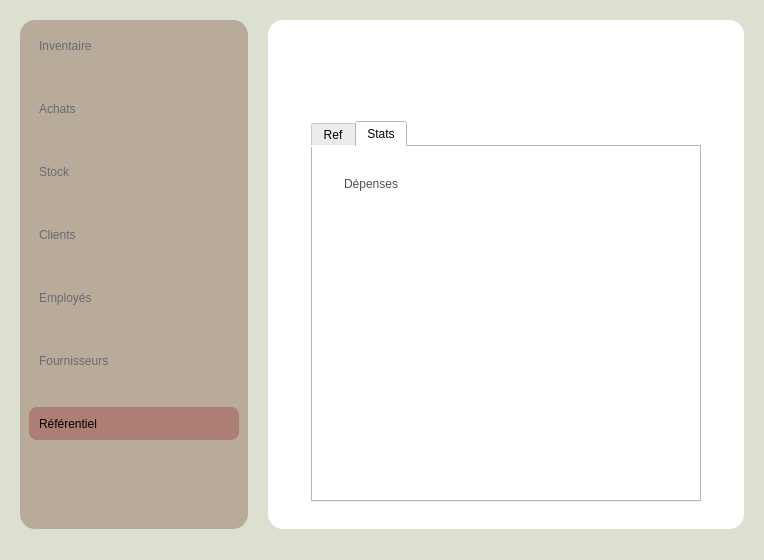
<?xml version="1.0" encoding="UTF-8"?>
<ui version="4.0">
 <class>MainWindow</class>
 <widget class="QMainWindow" name="MainWindow">
  <property name="geometry">
   <rect>
    <x>0</x>
    <y>0</y>
    <width>764</width>
    <height>560</height>
   </rect>
  </property>
  <property name="windowTitle">
   <string>MainWindow</string>
  </property>
  <property name="styleSheet">
   <string notr="true">background-color: rgb(219, 224, 208);</string>
  </property>
  <widget class="QWidget" name="centralwidget">
   <layout class="QHBoxLayout" name="horizontalLayout_8">
    <property name="spacing">
     <number>20</number>
    </property>
    <property name="leftMargin">
     <number>20</number>
    </property>
    <property name="topMargin">
     <number>20</number>
    </property>
    <property name="rightMargin">
     <number>20</number>
    </property>
    <item>
     <widget class="QWidget" name="menu_widget_6" native="true">
      <property name="maximumSize">
       <size>
        <width>1000</width>
        <height>16777215</height>
       </size>
      </property>
      <property name="styleSheet">
       <string notr="true">QWidget{
	
	
	background-color: rgb(185, 171, 154);
width:200px;
border-radius:15px;
}

QPushButton{
font: 63 12pt &quot;Bahnschrift SemiBold&quot;;
border:none;
text-align:left;
color: rgb(101, 107, 117);
height:33px;
padding-left:10px;

}
QPushButton:hover{
border-radius:5px;

	
	background-color: rgb(236, 218, 197);
}
QPushButton:pressed{
	
	color: rgb(0, 0, 0);
	border:2px solid;
	border-color: rgb(0, 0, 0);


}
</string>
      </property>
      <layout class="QVBoxLayout" name="verticalLayout_2">
       <property name="rightMargin">
        <number>9</number>
       </property>
       <item>
        <layout class="QVBoxLayout" name="verticalLayout">
         <property name="spacing">
          <number>30</number>
         </property>
         <item>
          <widget class="QPushButton" name="inventaire_btn">
           <property name="text">
            <string>Inventaire</string>
           </property>
           <property name="icon">
            <iconset>
             <normaloff>../IMAGES/icones/tirelire.png</normaloff>../IMAGES/icones/tirelire.png</iconset>
           </property>
           <property name="iconSize">
            <size>
             <width>19</width>
             <height>19</height>
            </size>
           </property>
           <property name="checkable">
            <bool>false</bool>
           </property>
           <property name="checked">
            <bool>false</bool>
           </property>
           <property name="autoRepeat">
            <bool>false</bool>
           </property>
           <property name="autoExclusive">
            <bool>false</bool>
           </property>
          </widget>
         </item>
         <item>
          <widget class="QPushButton" name="achats_btn">
           <property name="text">
            <string>Achats</string>
           </property>
           <property name="icon">
            <iconset>
             <normaloff>../IMAGES/icones/panier.png</normaloff>../IMAGES/icones/panier.png</iconset>
           </property>
           <property name="iconSize">
            <size>
             <width>19</width>
             <height>19</height>
            </size>
           </property>
          </widget>
         </item>
         <item>
          <widget class="QPushButton" name="stock_btn">
           <property name="text">
            <string>Stock</string>
           </property>
           <property name="icon">
            <iconset>
             <normaloff>../IMAGES/icones/boutique.png</normaloff>../IMAGES/icones/boutique.png</iconset>
           </property>
           <property name="iconSize">
            <size>
             <width>19</width>
             <height>19</height>
            </size>
           </property>
          </widget>
         </item>
         <item>
          <widget class="QPushButton" name="client_btn">
           <property name="text">
            <string>Clients</string>
           </property>
           <property name="icon">
            <iconset>
             <normaloff>../IMAGES/icones/utilisateurs-alt.png</normaloff>../IMAGES/icones/utilisateurs-alt.png</iconset>
           </property>
           <property name="iconSize">
            <size>
             <width>19</width>
             <height>19</height>
            </size>
           </property>
          </widget>
         </item>
         <item>
          <widget class="QPushButton" name="employee_btn">
           <property name="text">
            <string>Employés</string>
           </property>
           <property name="icon">
            <iconset>
             <normaloff>../IMAGES/icones/mallette.png</normaloff>../IMAGES/icones/mallette.png</iconset>
           </property>
           <property name="iconSize">
            <size>
             <width>19</width>
             <height>19</height>
            </size>
           </property>
          </widget>
         </item>
         <item>
          <widget class="QPushButton" name="fournisseurs_btn">
           <property name="text">
            <string>Fournisseurs</string>
           </property>
           <property name="icon">
            <iconset>
             <normaloff>../IMAGES/icones/cote-camion.png</normaloff>../IMAGES/icones/cote-camion.png</iconset>
           </property>
           <property name="iconSize">
            <size>
             <width>19</width>
             <height>19</height>
            </size>
           </property>
          </widget>
         </item>
         <item>
          <widget class="QPushButton" name="referentiel_btn">
           <property name="styleSheet">
            <string notr="true">color: rgb(0, 0, 0);
border-radius:7.5px;
background-color: rgb(172, 126, 116);</string>
           </property>
           <property name="text">
            <string>Référentiel</string>
           </property>
           <property name="icon">
            <iconset>
             <normaloff>../IMAGES/icones/livre-alt (1).png</normaloff>../IMAGES/icones/livre-alt (1).png</iconset>
           </property>
           <property name="iconSize">
            <size>
             <width>19</width>
             <height>19</height>
            </size>
           </property>
          </widget>
         </item>
        </layout>
       </item>
       <item>
        <widget class="QWidget" name="widget_8" native="true">
         <layout class="QHBoxLayout" name="horizontalLayout_3">
          <item>
           <widget class="QPushButton" name="user_btn">
            <property name="minimumSize">
             <size>
              <width>1</width>
              <height>0</height>
             </size>
            </property>
            <property name="maximumSize">
             <size>
              <width>35</width>
              <height>16777215</height>
             </size>
            </property>
            <property name="text">
             <string/>
            </property>
            <property name="icon">
             <iconset>
              <normaloff>../IMAGES/icones/ajout-dutilisateur.png</normaloff>../IMAGES/icones/ajout-dutilisateur.png</iconset>
            </property>
           </widget>
          </item>
         </layout>
        </widget>
       </item>
      </layout>
     </widget>
    </item>
    <item>
     <widget class="QWidget" name="widget_2" native="true">
      <property name="maximumSize">
       <size>
        <width>16777215</width>
        <height>16777215</height>
       </size>
      </property>
      <property name="styleSheet">
       <string notr="true">QWidget{

background-color: rgb(255, 255, 255);
border-radius:15px;
}
</string>
      </property>
      <layout class="QVBoxLayout" name="verticalLayout_3">
       <property name="spacing">
        <number>20</number>
       </property>
       <property name="leftMargin">
        <number>25</number>
       </property>
       <property name="rightMargin">
        <number>25</number>
       </property>
       <item>
        <widget class="QWidget" name="widget_3" native="true">
         <property name="maximumSize">
          <size>
           <width>16777215</width>
           <height>60</height>
          </size>
         </property>
         <property name="styleSheet">
          <string notr="true">QPushButton{
border:2px solid;
border-radius:16px;
width:38px;
height:28.4px;

}
QPushButton:hover{
border-color: rgb(163, 221, 61);

}
QPushButton:pressed{
	background-color: rgb(163, 221, 61);

}

QLineEdit{
border:2px solid;
height:40px;
border-radius:15px;
color: rgb(101, 107, 117);
font: 63 10pt &quot;Bahnschrift SemiBold&quot;;
padding-left:10px;

}
QLineEdit:hover{
	border-color: rgb(163, 221, 61);


}
</string>
         </property>
         <layout class="QHBoxLayout" name="horizontalLayout_2">
          <property name="topMargin">
           <number>13</number>
          </property>
          <property name="bottomMargin">
           <number>13</number>
          </property>
          <item>
           <widget class="QPushButton" name="menu_btn_6">
            <property name="maximumSize">
             <size>
              <width>40</width>
              <height>40</height>
             </size>
            </property>
            <property name="styleSheet">
             <string notr="true">QPushButton{
border:none;}
QPushButton:hover{
	background-color: rgb(189, 191, 228);
}
</string>
            </property>
            <property name="text">
             <string/>
            </property>
            <property name="icon">
             <iconset>
              <normaloff>../IMAGES/icones/barres-decalees.png</normaloff>../IMAGES/icones/barres-decalees.png</iconset>
            </property>
            <property name="iconSize">
             <size>
              <width>30</width>
              <height>30</height>
             </size>
            </property>
           </widget>
          </item>
          <item>
           <spacer name="horizontalSpacer">
            <property name="orientation">
             <enum>Qt::Horizontal</enum>
            </property>
            <property name="sizeHint" stdset="0">
             <size>
              <width>309</width>
              <height>20</height>
             </size>
            </property>
           </spacer>
          </item>
         </layout>
        </widget>
       </item>
       <item>
        <widget class="QWidget" name="widget_4" native="true">
         <layout class="QVBoxLayout" name="verticalLayout_4">
          <item>
           <widget class="QWidget" name="widget_6" native="true">
            <layout class="QHBoxLayout" name="horizontalLayout_4">
             <item>
              <widget class="QTabWidget" name="tabWidget">
               <property name="styleSheet">
                <string notr="true">QTabWidget{

font: 63 12pt &quot;Bahnschrift &quot;;
border:1px solid;
border-radius:0px;

}</string>
               </property>
               <property name="tabPosition">
                <enum>QTabWidget::North</enum>
               </property>
               <property name="tabShape">
                <enum>QTabWidget::Rounded</enum>
               </property>
               <property name="currentIndex">
                <number>1</number>
               </property>
               <widget class="QWidget" name="tab">
                <attribute name="title">
                 <string>Ref</string>
                </attribute>
                <layout class="QGridLayout" name="gridLayout">
                 <item row="0" column="0">
                  <widget class="QTreeWidget" name="treeWidget">
                   <property name="styleSheet">
                    <string notr="true">QTreeWidget{
border:1px solid;
border-radius:0px;

}</string>
                   </property>
                   <column>
                    <property name="text">
                     <string>Produits</string>
                    </property>
                   </column>
                   <column>
                    <property name="text">
                     <string>Transports</string>
                    </property>
                   </column>
                   <column>
                    <property name="text">
                     <string>Machines</string>
                    </property>
                   </column>
                   <column>
                    <property name="text">
                     <string>Equipements</string>
                    </property>
                   </column>
                   <item>
                    <property name="text">
                     <string> Olives vertes</string>
                    </property>
                    <property name="text">
                     <string>CamionS12</string>
                    </property>
                    <property name="text">
                     <string>U23</string>
                    </property>
                    <property name="text">
                     <string>U</string>
                    </property>
                   </item>
                   <item>
                    <property name="text">
                     <string>Olives noires</string>
                    </property>
                    <property name="text">
                     <string>CamionS13</string>
                    </property>
                    <property name="text">
                     <string>U24</string>
                    </property>
                    <property name="text">
                     <string>U</string>
                    </property>
                   </item>
                   <item>
                    <property name="text">
                     <string>Huile </string>
                    </property>
                    <property name="text">
                     <string>Citerne67</string>
                    </property>
                    <property name="text">
                     <string>CO</string>
                    </property>
                    <property name="text">
                     <string>C</string>
                    </property>
                   </item>
                   <item>
                    <property name="text">
                     <string>Ahevous</string>
                    </property>
                    <property name="text">
                     <string>CamionS13</string>
                    </property>
                    <property name="text">
                     <string>A12</string>
                    </property>
                    <property name="text">
                     <string>A</string>
                    </property>
                   </item>
                  </widget>
                 </item>
                </layout>
               </widget>
               <widget class="QWidget" name="tab_2">
                <attribute name="title">
                 <string>Stats</string>
                </attribute>
                <layout class="QGridLayout" name="gridLayout_2">
                 <item row="0" column="0">
                  <widget class="QStackedWidget" name="stackedWidget">
                   <property name="currentIndex">
                    <number>0</number>
                   </property>
                   <widget class="QWidget" name="page_3">
                    <layout class="QGridLayout" name="gridLayout_4">
                     <item row="0" column="0">
                      <layout class="QVBoxLayout" name="verticalLayout_5">
                       <item>
                        <widget class="QWidget" name="widget_5" native="true">
                         <property name="styleSheet">
                          <string notr="true"/>
                         </property>
                         <layout class="QHBoxLayout" name="horizontalLayout_7">
                          <item>
                           <widget class="QLabel" name="label_2">
                            <property name="maximumSize">
                             <size>
                              <width>16777215</width>
                              <height>40</height>
                             </size>
                            </property>
                            <property name="styleSheet">
                             <string notr="true">color: rgb(79, 79, 79);
font: 63 18pt &quot;Bahnschrift SemiBold&quot;;
padding:1px;


</string>
                            </property>
                            <property name="text">
                             <string>Dépenses </string>
                            </property>
                           </widget>
                          </item>
                          <item>
                           <layout class="QHBoxLayout" name="horizontalLayout">
                            <item>
                             <spacer name="horizontalSpacer_3">
                              <property name="orientation">
                               <enum>Qt::Horizontal</enum>
                              </property>
                              <property name="sizeHint" stdset="0">
                               <size>
                                <width>40</width>
                                <height>20</height>
                               </size>
                              </property>
                             </spacer>
                            </item>
                            <item>
                             <widget class="QPushButton" name="gauche_btn_2">
                              <property name="maximumSize">
                               <size>
                                <width>20</width>
                                <height>20</height>
                               </size>
                              </property>
                              <property name="styleSheet">
                               <string notr="true">QPushButton{
border:none;

}
QPushButton:hover{
	border-color: rgb(192, 194, 232);
border-radius:10px;
border:2px solid;
}
QPushButton:pressed{
	background-color: rgb(192, 194, 232);




}


</string>
                              </property>
                              <property name="text">
                               <string/>
                              </property>
                              <property name="icon">
                               <iconset>
                                <normaloff>../IMAGES/icones/angle-petit-gauche (4).png</normaloff>../IMAGES/icones/angle-petit-gauche (4).png</iconset>
                              </property>
                              <property name="iconSize">
                               <size>
                                <width>30</width>
                                <height>30</height>
                               </size>
                              </property>
                             </widget>
                            </item>
                            <item>
                             <widget class="QPushButton" name="droite_btn_2">
                              <property name="maximumSize">
                               <size>
                                <width>20</width>
                                <height>20</height>
                               </size>
                              </property>
                              <property name="styleSheet">
                               <string notr="true">QPushButton{
border:none;

}
QPushButton:hover{
	border-color: rgb(192, 194, 232);
border-radius:10px;
border:2px solid;
}
QPushButton:pressed{
	background-color: rgb(192, 194, 232);




}



</string>
                              </property>
                              <property name="text">
                               <string/>
                              </property>
                              <property name="icon">
                               <iconset>
                                <normaloff>../IMAGES/icones/angle-petit-droit.png</normaloff>../IMAGES/icones/angle-petit-droit.png</iconset>
                              </property>
                              <property name="iconSize">
                               <size>
                                <width>30</width>
                                <height>30</height>
                               </size>
                              </property>
                             </widget>
                            </item>
                           </layout>
                          </item>
                         </layout>
                        </widget>
                       </item>
                       <item>
                        <widget class="QGraphicsView" name="graphicsView">
                         <property name="maximumSize">
                          <size>
                           <width>16777215</width>
                           <height>420</height>
                          </size>
                         </property>
                        </widget>
                       </item>
                      </layout>
                     </item>
                    </layout>
                   </widget>
                   <widget class="QWidget" name="page_2">
                    <layout class="QGridLayout" name="gridLayout_5">
                     <item row="0" column="0">
                      <layout class="QVBoxLayout" name="verticalLayout_6">
                       <item>
                        <widget class="QWidget" name="widget_7" native="true">
                         <property name="styleSheet">
                          <string notr="true">QPushButton{border:none;}

QPushButton:pressed{
border-radius:10px;
	background-color: rgb(229, 109, 0);}




</string>
                         </property>
                         <layout class="QHBoxLayout" name="horizontalLayout_6">
                          <item>
                           <widget class="QLabel" name="label_3">
                            <property name="maximumSize">
                             <size>
                              <width>16777215</width>
                              <height>40</height>
                             </size>
                            </property>
                            <property name="styleSheet">
                             <string notr="true">color: rgb(79, 79, 79);
font: 63 18pt &quot;Bahnschrift SemiBold&quot;;
padding:1px;


</string>
                            </property>
                            <property name="text">
                             <string>Revenus</string>
                            </property>
                           </widget>
                          </item>
                          <item>
                           <layout class="QHBoxLayout" name="horizontalLayout_5">
                            <item>
                             <spacer name="horizontalSpacer_2">
                              <property name="orientation">
                               <enum>Qt::Horizontal</enum>
                              </property>
                              <property name="sizeHint" stdset="0">
                               <size>
                                <width>40</width>
                                <height>20</height>
                               </size>
                              </property>
                             </spacer>
                            </item>
                            <item>
                             <widget class="QPushButton" name="gauche_btn">
                              <property name="maximumSize">
                               <size>
                                <width>20</width>
                                <height>20</height>
                               </size>
                              </property>
                              <property name="text">
                               <string/>
                              </property>
                              <property name="icon">
                               <iconset>
                                <normaloff>../IMAGES/icones/angle-petit-gauche (4).png</normaloff>../IMAGES/icones/angle-petit-gauche (4).png</iconset>
                              </property>
                              <property name="iconSize">
                               <size>
                                <width>30</width>
                                <height>30</height>
                               </size>
                              </property>
                             </widget>
                            </item>
                            <item>
                             <widget class="QPushButton" name="droite_btn">
                              <property name="maximumSize">
                               <size>
                                <width>20</width>
                                <height>20</height>
                               </size>
                              </property>
                              <property name="text">
                               <string/>
                              </property>
                              <property name="icon">
                               <iconset>
                                <normaloff>../IMAGES/icones/angle-petit-droit.png</normaloff>../IMAGES/icones/angle-petit-droit.png</iconset>
                              </property>
                              <property name="iconSize">
                               <size>
                                <width>30</width>
                                <height>30</height>
                               </size>
                              </property>
                             </widget>
                            </item>
                           </layout>
                          </item>
                         </layout>
                        </widget>
                       </item>
                       <item>
                        <widget class="QGraphicsView" name="graphicsView_2">
                         <property name="maximumSize">
                          <size>
                           <width>16777215</width>
                           <height>420</height>
                          </size>
                         </property>
                         <property name="frameShadow">
                          <enum>QFrame::Plain</enum>
                         </property>
                        </widget>
                       </item>
                      </layout>
                     </item>
                    </layout>
                   </widget>
                  </widget>
                 </item>
                </layout>
               </widget>
              </widget>
             </item>
            </layout>
           </widget>
          </item>
         </layout>
        </widget>
       </item>
      </layout>
     </widget>
    </item>
   </layout>
  </widget>
  <widget class="QStatusBar" name="statusbar"/>
  <action name="actionParam_tres">
   <property name="text">
    <string>Paramètres</string>
   </property>
  </action>
  <action name="actionEdition">
   <property name="text">
    <string>Edition</string>
   </property>
  </action>
  <action name="actionSession">
   <property name="text">
    <string>Session</string>
   </property>
  </action>
 </widget>
 <tabstops>
  <tabstop>inventaire_btn</tabstop>
  <tabstop>achats_btn</tabstop>
  <tabstop>stock_btn</tabstop>
  <tabstop>client_btn</tabstop>
  <tabstop>employee_btn</tabstop>
  <tabstop>fournisseurs_btn</tabstop>
  <tabstop>referentiel_btn</tabstop>
 </tabstops>
 <resources/>
 <connections/>
</ui>
